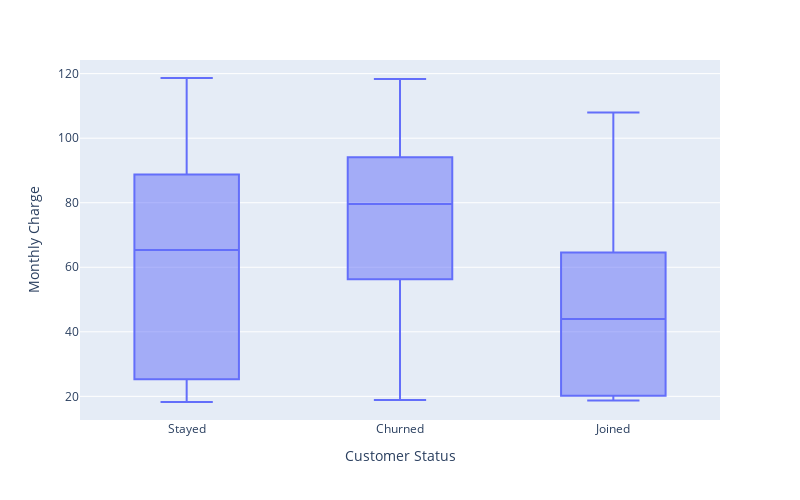

Notebook code cell kept with this figure:
### Code cell
# Monthly Charge vs Churn
px.box(
    df, 
    x="Customer Status", 
    y="Monthly Charge",
    width=800,
    height=500
)

### Figure 1 — Plotly figure (JSON) as saved in the notebook; plotly's stock layout.template omitted (floating-point values rounded to 4 significant figures; data arrays with more than 128 entries replaced by an {"elided": "..."} marker saying what was removed)
{"data": [{"alignmentgroup": "True", "hovertemplate": "Customer Status=%{x}<br>Monthly Charge=%{y}<extra></extra>", "legendgroup": "", "marker": {"color": "#636efa"}, "name": "", "notched": false, "offsetgroup": "", "orientation": "v", "showlegend": false, "type": "box", "x": {"elided": "6801 str values"}, "x0": " ", "xaxis": "x", "y": {"elided": "6801 float values"}, "y0": " ", "yaxis": "y"}], "layout": {"boxmode": "group", "height": 500, "legend": {"tracegroupgap": 0}, "margin": {"t": 60}, "width": 800, "xaxis": {"anchor": "y", "domain": [0, 1], "title": {"text": "Customer Status"}}, "yaxis": {"anchor": "x", "domain": [0, 1], "title": {"text": "Monthly Charge"}}}}
